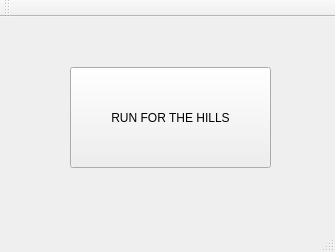
<?xml version="1.0" encoding="UTF-8"?>
<ui version="4.0">
 <class>FaceGridClass</class>
 <widget class="QMainWindow" name="FaceGridClass">
  <property name="geometry">
   <rect>
    <x>0</x>
    <y>0</y>
    <width>335</width>
    <height>252</height>
   </rect>
  </property>
  <property name="windowTitle">
   <string>FaceGrid</string>
  </property>
  <widget class="QWidget" name="centralWidget">
   <widget class="QPushButton" name="btn_run">
    <property name="geometry">
     <rect>
      <x>70</x>
      <y>50</y>
      <width>201</width>
      <height>101</height>
     </rect>
    </property>
    <property name="text">
     <string>RUN FOR THE HILLS</string>
    </property>
   </widget>
  </widget>
  <widget class="QMenuBar" name="menuBar">
   <property name="geometry">
    <rect>
     <x>0</x>
     <y>0</y>
     <width>335</width>
     <height>26</height>
    </rect>
   </property>
  </widget>
  <widget class="QToolBar" name="mainToolBar">
   <attribute name="toolBarArea">
    <enum>TopToolBarArea</enum>
   </attribute>
   <attribute name="toolBarBreak">
    <bool>false</bool>
   </attribute>
  </widget>
  <widget class="QStatusBar" name="statusBar"/>
 </widget>
 <layoutdefault spacing="6" margin="11"/>
 <resources>
  <include location="facegrid.qrc"/>
 </resources>
 <connections/>
</ui>
